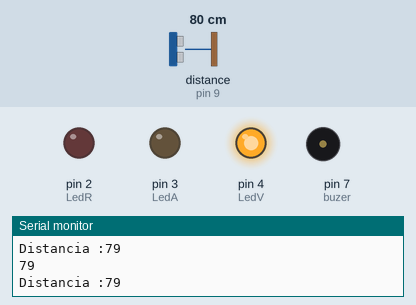
A program run on a simulated Arduino Uno, built with avr-gcc and run on an emulated ATmega328P. Shown: output pins drawn as LEDs (lit = HIGH), buzzer (waves = sounding, pin HIGH), the last lines printed to the serial monitor. Wiring (inferred from the names in the program): ultrasonic range finder: trigger pin 8; echo pin 9. The inputs (shaded band) are chosen by the test bench; at power-on: distance to the obstacle (sensor on pin 9) 80 cm. The echo pulse lasts 58.3 µs per cm; pins used as bus, display or sensor lines are not drawn.

Above: at 1.2 s.
1.3 s: distance to the obstacle (sensor on pin 9) set to 96 cm
4.3 s: distance to the obstacle (sensor on pin 9) set to 104 cm
At 5.5 s:
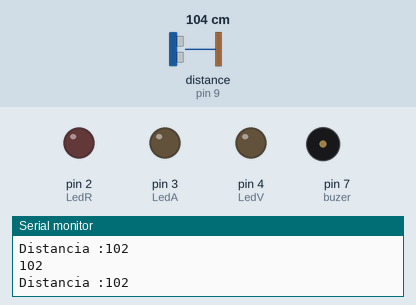
5.8 s: distance to the obstacle (sensor on pin 9) set to 2 cm
At 6.8 s:
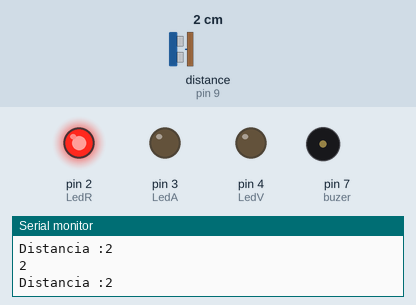
7.3 s: distance to the obstacle (sensor on pin 9) set to 9 cm
10.3 s: distance to the obstacle (sensor on pin 9) set to 12 cm
At 11.2 s:
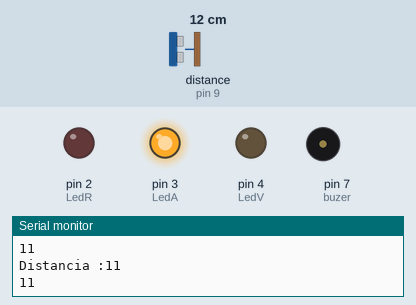
11.8 s: distance to the obstacle (sensor on pin 9) set to 4 cm
At 12.3 s:
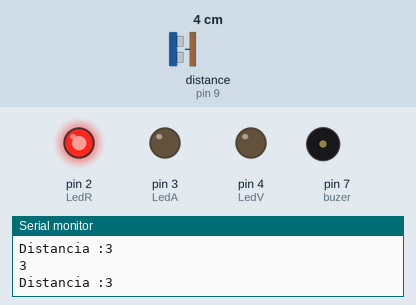
Timing chart, 0 to 14.3 s (numbered marks = the images above; inputs shaded):
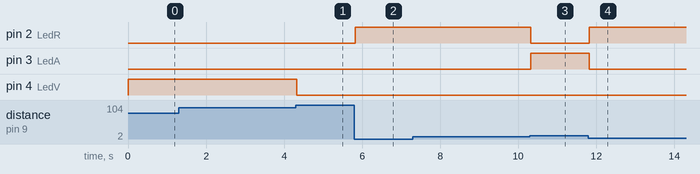

Measured:
- the behaviour switches between 101 and 102 cm on distance to the obstacle (sensor on pin 9) (found by bisection; images 0 and 1)
- the behaviour switches between 10 and 11 cm on distance to the obstacle (sensor on pin 9) (found by bisection; images 2 and 3)
- after the input at 4.3 s, pin 4 (LedV): HIGH → LOW at once
- after the input at 5.8 s, pin 2 (LedR): LOW → HIGH at once
- after the input at 10.3 s, pin 2 (LedR): HIGH → LOW at once; pin 3 (LedA): LOW → HIGH at once
- after the input at 11.8 s, pin 2 (LedR): LOW → HIGH at once; pin 3 (LedA): HIGH → LOW at once

The program:

main.cpp
```cpp
#include <Arduino.h>


//Practica UltraSensor para Repasar
//

//Vamos a declarar las variables de los componentes en este caso para el sensor Ultrasonico y el semaforo
int Triger = 8;
float Eco =9;


int LedR =2;
int LedA = 3;
int LedV= 4;
int buzer = 7;
long duracion,cm,in;
void setup()
{
  Serial.begin(9600);
  pinMode(LedV,OUTPUT);
  pinMode(LedA,OUTPUT);
  pinMode(LedR,OUTPUT);
  pinMode(Eco, INPUT);
  pinMode(Triger, OUTPUT);
  pinMode(buzer,OUTPUT);

  digitalWrite(Triger,LOW);
}


void loop()
{
  //prender el triger para que mande el eco.
  digitalWrite(Triger,HIGH);
  delayMicroseconds(10);
  digitalWrite(Triger,LOW);

  duracion=pulseIn(Eco,HIGH);
  cm= duracion / 59.0;
  in=(duracion/2)/74;

  Serial.print ("Distancia :");
  Serial.println (cm);

  if (cm <10) {
    digitalWrite(LedV,LOW);
    digitalWrite(LedA,LOW);
    digitalWrite(LedR,HIGH);
  } else if (cm <30) {
    digitalWrite(LedV,LOW);
    digitalWrite(LedA,HIGH);
    digitalWrite(LedR,LOW);
  } else if (cm <100)     {
    digitalWrite(LedV,HIGH);
    digitalWrite(LedA,LOW);
    digitalWrite(LedR,LOW);
  }
  else {
    digitalWrite(LedV,LOW);
    digitalWrite(LedA,LOW);
    digitalWrite(LedR,LOW);
  }


  Serial.println(cm);


}


 
```
